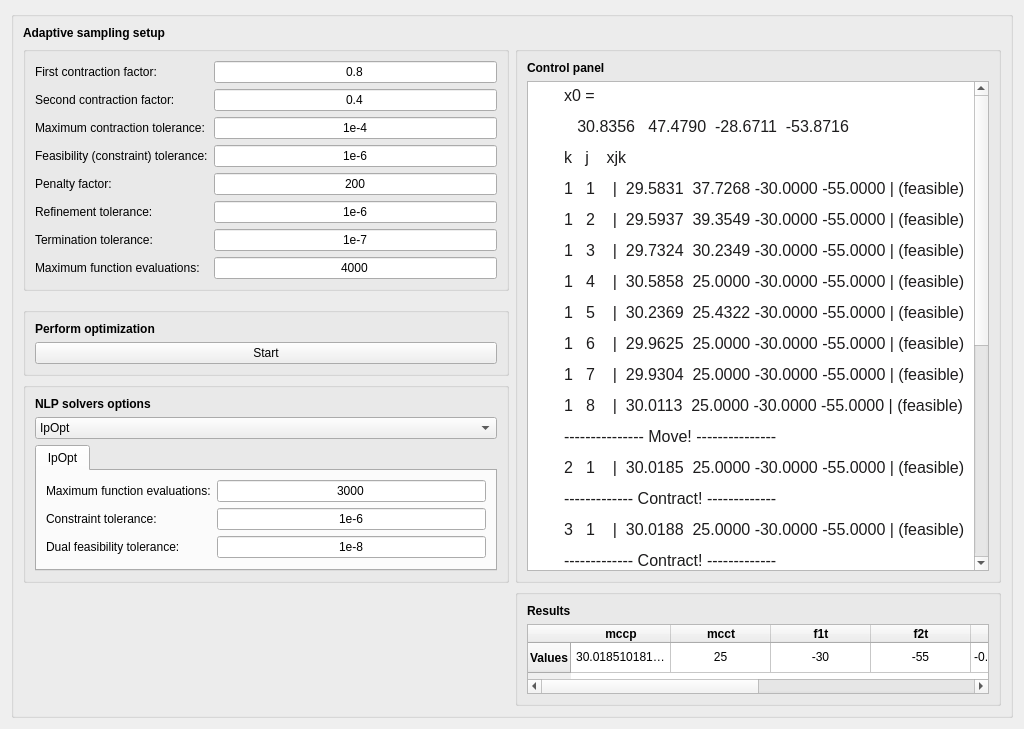
<?xml version="1.0" encoding="UTF-8"?>
<ui version="4.0">
 <class>Form</class>
 <widget class="QWidget" name="Form">
  <property name="geometry">
   <rect>
    <x>0</x>
    <y>0</y>
    <width>1024</width>
    <height>720</height>
   </rect>
  </property>
  <property name="windowTitle">
   <string>Form</string>
  </property>
  <layout class="QGridLayout" name="gridLayout">
   <item row="0" column="0">
    <widget class="QGroupBox" name="groupBox">
     <property name="title">
      <string/>
     </property>
     <layout class="QGridLayout" name="gridLayout_2">
      <item row="5" column="0">
       <spacer name="verticalSpacer_2">
        <property name="orientation">
         <enum>Qt::Vertical</enum>
        </property>
        <property name="sizeType">
         <enum>QSizePolicy::Fixed</enum>
        </property>
        <property name="sizeHint" stdset="0">
         <size>
          <width>20</width>
          <height>10</height>
         </size>
        </property>
       </spacer>
      </item>
      <item row="1" column="0">
       <widget class="QGroupBox" name="groupBox_2">
        <property name="title">
         <string/>
        </property>
        <layout class="QFormLayout" name="formLayout">
         <item row="0" column="0">
          <widget class="QLabel" name="label_2">
           <property name="text">
            <string>First contraction factor:</string>
           </property>
          </widget>
         </item>
         <item row="0" column="1">
          <widget class="QLineEdit" name="lineEdit">
           <property name="text">
            <string>0.8</string>
           </property>
           <property name="alignment">
            <set>Qt::AlignCenter</set>
           </property>
          </widget>
         </item>
         <item row="1" column="0">
          <widget class="QLabel" name="label_3">
           <property name="text">
            <string>Second contraction factor:</string>
           </property>
          </widget>
         </item>
         <item row="2" column="0">
          <widget class="QLabel" name="label_4">
           <property name="text">
            <string>Maximum contraction tolerance:</string>
           </property>
          </widget>
         </item>
         <item row="1" column="1">
          <widget class="QLineEdit" name="lineEdit_2">
           <property name="text">
            <string>0.4</string>
           </property>
           <property name="alignment">
            <set>Qt::AlignCenter</set>
           </property>
          </widget>
         </item>
         <item row="2" column="1">
          <widget class="QLineEdit" name="lineEdit_3">
           <property name="text">
            <string>1e-4</string>
           </property>
           <property name="alignment">
            <set>Qt::AlignCenter</set>
           </property>
          </widget>
         </item>
         <item row="3" column="0">
          <widget class="QLabel" name="label_5">
           <property name="text">
            <string>Feasibility (constraint) tolerance:</string>
           </property>
          </widget>
         </item>
         <item row="3" column="1">
          <widget class="QLineEdit" name="lineEdit_4">
           <property name="text">
            <string>1e-6</string>
           </property>
           <property name="alignment">
            <set>Qt::AlignCenter</set>
           </property>
          </widget>
         </item>
         <item row="4" column="0">
          <widget class="QLabel" name="label_6">
           <property name="text">
            <string>Penalty factor:</string>
           </property>
          </widget>
         </item>
         <item row="4" column="1">
          <widget class="QLineEdit" name="lineEdit_5">
           <property name="text">
            <string>200</string>
           </property>
           <property name="alignment">
            <set>Qt::AlignCenter</set>
           </property>
          </widget>
         </item>
         <item row="5" column="0">
          <widget class="QLabel" name="label_7">
           <property name="text">
            <string>Refinement tolerance:</string>
           </property>
          </widget>
         </item>
         <item row="5" column="1">
          <widget class="QLineEdit" name="lineEdit_6">
           <property name="text">
            <string>1e-6</string>
           </property>
           <property name="alignment">
            <set>Qt::AlignCenter</set>
           </property>
          </widget>
         </item>
         <item row="6" column="0">
          <widget class="QLabel" name="label_8">
           <property name="text">
            <string>Termination tolerance:</string>
           </property>
          </widget>
         </item>
         <item row="6" column="1">
          <widget class="QLineEdit" name="lineEdit_7">
           <property name="text">
            <string>1e-7</string>
           </property>
           <property name="alignment">
            <set>Qt::AlignCenter</set>
           </property>
          </widget>
         </item>
         <item row="7" column="0">
          <widget class="QLabel" name="label_11">
           <property name="text">
            <string>Maximum function evaluations:</string>
           </property>
          </widget>
         </item>
         <item row="7" column="1">
          <widget class="QLineEdit" name="lineEdit_8">
           <property name="text">
            <string>4000</string>
           </property>
           <property name="alignment">
            <set>Qt::AlignCenter</set>
           </property>
          </widget>
         </item>
        </layout>
       </widget>
      </item>
      <item row="0" column="0">
       <widget class="QLabel" name="label">
        <property name="sizePolicy">
         <sizepolicy hsizetype="Preferred" vsizetype="Fixed">
          <horstretch>0</horstretch>
          <verstretch>0</verstretch>
         </sizepolicy>
        </property>
        <property name="font">
         <font>
          <weight>75</weight>
          <bold>true</bold>
         </font>
        </property>
        <property name="text">
         <string>Adaptive sampling setup</string>
        </property>
       </widget>
      </item>
      <item row="2" column="0">
       <spacer name="verticalSpacer">
        <property name="orientation">
         <enum>Qt::Vertical</enum>
        </property>
        <property name="sizeType">
         <enum>QSizePolicy::Fixed</enum>
        </property>
        <property name="sizeHint" stdset="0">
         <size>
          <width>20</width>
          <height>10</height>
         </size>
        </property>
       </spacer>
      </item>
      <item row="3" column="0">
       <widget class="QGroupBox" name="groupBox_3">
        <property name="title">
         <string/>
        </property>
        <layout class="QGridLayout" name="gridLayout_3">
         <item row="1" column="0">
          <widget class="QPushButton" name="pushButton">
           <property name="text">
            <string>Start</string>
           </property>
          </widget>
         </item>
         <item row="0" column="0">
          <widget class="QLabel" name="label_9">
           <property name="sizePolicy">
            <sizepolicy hsizetype="Preferred" vsizetype="Fixed">
             <horstretch>0</horstretch>
             <verstretch>0</verstretch>
            </sizepolicy>
           </property>
           <property name="font">
            <font>
             <weight>75</weight>
             <bold>true</bold>
            </font>
           </property>
           <property name="text">
            <string>Perform optimization</string>
           </property>
          </widget>
         </item>
        </layout>
       </widget>
      </item>
      <item row="1" column="1" rowspan="4">
       <widget class="QGroupBox" name="groupBox_4">
        <property name="title">
         <string/>
        </property>
        <layout class="QGridLayout" name="gridLayout_4">
         <item row="1" column="0">
          <widget class="QTextBrowser" name="textBrowser">
           <property name="html">
            <string>&lt;!DOCTYPE HTML PUBLIC &quot;-//W3C//DTD HTML 4.0//EN&quot; &quot;http://www.w3.org/TR/REC-html40/strict.dtd&quot;&gt;
&lt;html&gt;&lt;head&gt;&lt;meta name=&quot;qrichtext&quot; content=&quot;1&quot; /&gt;&lt;style type=&quot;text/css&quot;&gt;
p, li { white-space: pre-wrap; }
&lt;/style&gt;&lt;/head&gt;&lt;body style=&quot; font-family:'MS Shell Dlg 2'; font-size:8.25pt; font-weight:400; font-style:normal;&quot;&gt;
&lt;p style=&quot; margin-top:12px; margin-bottom:12px; margin-left:32px; margin-right:0px; -qt-block-indent:0; text-indent:0px; background-color:#ffffff;&quot;&gt;&lt;span style=&quot; font-family:'Courier New'; font-size:12pt; color:#1d1c1d;&quot;&gt;x0 =&lt;/span&gt;&lt;/p&gt;
&lt;p style=&quot; margin-top:12px; margin-bottom:12px; margin-left:32px; margin-right:0px; -qt-block-indent:0; text-indent:0px; background-color:#ffffff;&quot;&gt;&lt;span style=&quot; font-family:'Courier New'; font-size:12pt; color:#1d1c1d;&quot;&gt;   30.8356   47.4790  -28.6711  -53.8716&lt;/span&gt;&lt;/p&gt;
&lt;p style=&quot; margin-top:12px; margin-bottom:12px; margin-left:32px; margin-right:0px; -qt-block-indent:0; text-indent:0px; background-color:#ffffff;&quot;&gt;&lt;span style=&quot; font-family:'Courier New'; font-size:12pt; color:#1d1c1d;&quot;&gt;k   j    xjk &lt;/span&gt;&lt;/p&gt;
&lt;p style=&quot; margin-top:12px; margin-bottom:12px; margin-left:32px; margin-right:0px; -qt-block-indent:0; text-indent:0px; background-color:#ffffff;&quot;&gt;&lt;span style=&quot; font-family:'Courier New'; font-size:12pt; color:#1d1c1d;&quot;&gt;1   1    |  29.5831  37.7268 -30.0000 -55.0000 | (feasible)&lt;/span&gt;&lt;/p&gt;
&lt;p style=&quot; margin-top:12px; margin-bottom:12px; margin-left:32px; margin-right:0px; -qt-block-indent:0; text-indent:0px; background-color:#ffffff;&quot;&gt;&lt;span style=&quot; font-family:'Courier New'; font-size:12pt; color:#1d1c1d;&quot;&gt;1   2    |  29.5937  39.3549 -30.0000 -55.0000 | (feasible)&lt;/span&gt;&lt;/p&gt;
&lt;p style=&quot; margin-top:12px; margin-bottom:12px; margin-left:32px; margin-right:0px; -qt-block-indent:0; text-indent:0px; background-color:#ffffff;&quot;&gt;&lt;span style=&quot; font-family:'Courier New'; font-size:12pt; color:#1d1c1d;&quot;&gt;1   3    |  29.7324  30.2349 -30.0000 -55.0000 | (feasible)&lt;/span&gt;&lt;/p&gt;
&lt;p style=&quot; margin-top:12px; margin-bottom:12px; margin-left:32px; margin-right:0px; -qt-block-indent:0; text-indent:0px; background-color:#ffffff;&quot;&gt;&lt;span style=&quot; font-family:'Courier New'; font-size:12pt; color:#1d1c1d;&quot;&gt;1   4    |  30.5858  25.0000 -30.0000 -55.0000 | (feasible)&lt;/span&gt;&lt;/p&gt;
&lt;p style=&quot; margin-top:12px; margin-bottom:12px; margin-left:32px; margin-right:0px; -qt-block-indent:0; text-indent:0px; background-color:#ffffff;&quot;&gt;&lt;span style=&quot; font-family:'Courier New'; font-size:12pt; color:#1d1c1d;&quot;&gt;1   5    |  30.2369  25.4322 -30.0000 -55.0000 | (feasible)&lt;/span&gt;&lt;/p&gt;
&lt;p style=&quot; margin-top:12px; margin-bottom:12px; margin-left:32px; margin-right:0px; -qt-block-indent:0; text-indent:0px; background-color:#ffffff;&quot;&gt;&lt;span style=&quot; font-family:'Courier New'; font-size:12pt; color:#1d1c1d;&quot;&gt;1   6    |  29.9625  25.0000 -30.0000 -55.0000 | (feasible)&lt;/span&gt;&lt;/p&gt;
&lt;p style=&quot; margin-top:12px; margin-bottom:12px; margin-left:32px; margin-right:0px; -qt-block-indent:0; text-indent:0px; background-color:#ffffff;&quot;&gt;&lt;span style=&quot; font-family:'Courier New'; font-size:12pt; color:#1d1c1d;&quot;&gt;1   7    |  29.9304  25.0000 -30.0000 -55.0000 | (feasible)&lt;/span&gt;&lt;/p&gt;
&lt;p style=&quot; margin-top:12px; margin-bottom:12px; margin-left:32px; margin-right:0px; -qt-block-indent:0; text-indent:0px; background-color:#ffffff;&quot;&gt;&lt;span style=&quot; font-family:'Courier New'; font-size:12pt; color:#1d1c1d;&quot;&gt;1   8    |  30.0113  25.0000 -30.0000 -55.0000 | (feasible)&lt;/span&gt;&lt;/p&gt;
&lt;p style=&quot; margin-top:12px; margin-bottom:12px; margin-left:32px; margin-right:0px; -qt-block-indent:0; text-indent:0px; background-color:#ffffff;&quot;&gt;&lt;span style=&quot; font-family:'Courier New'; font-size:12pt; color:#1d1c1d;&quot;&gt;--------------- Move! ---------------&lt;/span&gt;&lt;/p&gt;
&lt;p style=&quot; margin-top:12px; margin-bottom:12px; margin-left:32px; margin-right:0px; -qt-block-indent:0; text-indent:0px; background-color:#ffffff;&quot;&gt;&lt;span style=&quot; font-family:'Courier New'; font-size:12pt; color:#1d1c1d;&quot;&gt;2   1    |  30.0185  25.0000 -30.0000 -55.0000 | (feasible)&lt;/span&gt;&lt;/p&gt;
&lt;p style=&quot; margin-top:12px; margin-bottom:12px; margin-left:32px; margin-right:0px; -qt-block-indent:0; text-indent:0px; background-color:#ffffff;&quot;&gt;&lt;span style=&quot; font-family:'Courier New'; font-size:12pt; color:#1d1c1d;&quot;&gt;------------- Contract! -------------&lt;/span&gt;&lt;/p&gt;
&lt;p style=&quot; margin-top:12px; margin-bottom:12px; margin-left:32px; margin-right:0px; -qt-block-indent:0; text-indent:0px; background-color:#ffffff;&quot;&gt;&lt;span style=&quot; font-family:'Courier New'; font-size:12pt; color:#1d1c1d;&quot;&gt;3   1    |  30.0188  25.0000 -30.0000 -55.0000 | (feasible)&lt;/span&gt;&lt;/p&gt;
&lt;p style=&quot; margin-top:12px; margin-bottom:12px; margin-left:32px; margin-right:0px; -qt-block-indent:0; text-indent:0px; background-color:#ffffff;&quot;&gt;&lt;span style=&quot; font-family:'Courier New'; font-size:12pt; color:#1d1c1d;&quot;&gt;------------- Contract! -------------&lt;/span&gt;&lt;/p&gt;
&lt;p style=&quot; margin-top:12px; margin-bottom:12px; margin-left:32px; margin-right:0px; -qt-block-indent:0; text-indent:0px; background-color:#ffffff;&quot;&gt;&lt;span style=&quot; font-family:'Courier New'; font-size:12pt; color:#1d1c1d;&quot;&gt;4   1    |  30.0186  25.0000 -30.0000 -55.0000 | (feasible)&lt;/span&gt;&lt;/p&gt;
&lt;p style=&quot; margin-top:12px; margin-bottom:12px; margin-left:32px; margin-right:0px; -qt-block-indent:0; text-indent:0px; background-color:#ffffff;&quot;&gt;&lt;span style=&quot; font-family:'Courier New'; font-size:12pt; color:#1d1c1d;&quot;&gt;--------------- Move! ---------------&lt;/span&gt;&lt;/p&gt;
&lt;p style=&quot; margin-top:12px; margin-bottom:12px; margin-left:32px; margin-right:0px; -qt-block-indent:0; text-indent:0px; background-color:#ffffff;&quot;&gt;&lt;span style=&quot; font-family:'Courier New'; font-size:12pt; font-weight:600; color:#1d1c1d;&quot;&gt;Terminating program, no further improvement possible.&lt;/span&gt;&lt;/p&gt;
&lt;p style=&quot; margin-top:12px; margin-bottom:12px; margin-left:32px; margin-right:0px; -qt-block-indent:0; text-indent:0px; background-color:#ffffff;&quot;&gt;&lt;span style=&quot; font-family:'Courier New'; font-size:12pt; font-weight:600; color:#1d1c1d;&quot;&gt;xlhs&lt;/span&gt;&lt;span style=&quot; font-family:'Courier New'; font-size:12pt; color:#1d1c1d;&quot;&gt;	30.0185   25.0000  -30.0000  -55.0000&lt;/span&gt;&lt;/p&gt;
&lt;p style=&quot; margin-top:12px; margin-bottom:12px; margin-left:32px; margin-right:0px; -qt-block-indent:0; text-indent:0px; background-color:#ffffff;&quot;&gt;&lt;span style=&quot; font-family:'Courier New'; font-size:12pt; font-weight:600; color:#1d1c1d;&quot;&gt;j&lt;/span&gt;&lt;span style=&quot; font-family:'Courier New'; font-size:12pt; color:#1d1c1d;&quot;&gt;	112.3691&lt;/span&gt;&lt;/p&gt;
&lt;p style=&quot; margin-top:12px; margin-bottom:12px; margin-left:32px; margin-right:0px; -qt-block-indent:0; text-indent:0px; background-color:#ffffff;&quot;&gt;&lt;span style=&quot; font-family:'Courier New'; font-size:12pt; font-weight:600; color:#1d1c1d;&quot;&gt;Best feasible value found: 112.369071&lt;/span&gt;&lt;/p&gt;
&lt;p style=&quot; margin-top:12px; margin-bottom:12px; margin-left:32px; margin-right:0px; -qt-block-indent:0; text-indent:0px; background-color:#ffffff;&quot;&gt;&lt;span style=&quot; font-family:'Courier New'; font-size:12pt; font-weight:600; color:#1d1c1d;&quot;&gt;at point&lt;/span&gt;&lt;/p&gt;
&lt;p style=&quot; margin-top:12px; margin-bottom:12px; margin-left:32px; margin-right:0px; -qt-block-indent:0; text-indent:0px; background-color:#ffffff;&quot;&gt;&lt;span style=&quot; font-family:'Courier New'; font-size:12pt; font-weight:600; color:#1d1c1d;&quot;&gt;   30.0185   25.0000  -30.0000  -55.0000&lt;/span&gt;&lt;/p&gt;
&lt;p style=&quot; margin-top:12px; margin-bottom:12px; margin-left:32px; margin-right:0px; -qt-block-indent:0; text-indent:0px; background-color:#ffffff;&quot;&gt;&lt;span style=&quot; font-family:'Courier New'; font-size:12pt; font-weight:600; color:#1d1c1d;&quot;&gt;5 of points are within 0.5% euclidian range of this point based on&lt;/span&gt;&lt;/p&gt;
&lt;p style=&quot; margin-top:12px; margin-bottom:12px; margin-left:32px; margin-right:0px; -qt-block-indent:0; text-indent:0px; background-color:#ffffff;&quot;&gt;&lt;span style=&quot; font-family:'Courier New'; font-size:12pt; font-weight:600; color:#1d1c1d;&quot;&gt;original domain&lt;/span&gt;&lt;/p&gt;
&lt;p style=&quot; margin-top:12px; margin-bottom:12px; margin-left:32px; margin-right:0px; -qt-block-indent:0; text-indent:0px; background-color:#ffffff;&quot;&gt;&lt;span style=&quot; font-family:'Courier New'; font-size:12pt; font-weight:600; color:#1d1c1d;&quot;&gt;Number of funcion evaluations: 11&lt;/span&gt;&lt;/p&gt;
&lt;p style=&quot; margin-top:12px; margin-bottom:12px; margin-left:32px; margin-right:0px; -qt-block-indent:0; text-indent:0px; background-color:#ffffff;&quot;&gt;&lt;span style=&quot; font-family:'Courier New'; font-size:12pt; font-weight:600; color:#1d1c1d;&quot;&gt;Elapsed time is 14.854525 seconds.&lt;/span&gt;&lt;/p&gt;&lt;/body&gt;&lt;/html&gt;</string>
           </property>
          </widget>
         </item>
         <item row="0" column="0">
          <widget class="QLabel" name="label_10">
           <property name="font">
            <font>
             <weight>75</weight>
             <bold>true</bold>
            </font>
           </property>
           <property name="text">
            <string>Control panel</string>
           </property>
          </widget>
         </item>
        </layout>
       </widget>
      </item>
      <item row="4" column="0">
       <widget class="QGroupBox" name="groupBox_5">
        <property name="title">
         <string/>
        </property>
        <layout class="QGridLayout" name="gridLayout_5">
         <item row="2" column="0">
          <widget class="QTabWidget" name="tabWidget">
           <property name="enabled">
            <bool>true</bool>
           </property>
           <property name="currentIndex">
            <number>0</number>
           </property>
           <widget class="QWidget" name="tab">
            <attribute name="title">
             <string>IpOpt</string>
            </attribute>
            <layout class="QFormLayout" name="formLayout_2">
             <item row="0" column="0">
              <widget class="QLabel" name="label_13">
               <property name="text">
                <string>Maximum function evaluations:</string>
               </property>
              </widget>
             </item>
             <item row="0" column="1">
              <widget class="QLineEdit" name="lineEdit_9">
               <property name="text">
                <string>3000</string>
               </property>
               <property name="alignment">
                <set>Qt::AlignCenter</set>
               </property>
              </widget>
             </item>
             <item row="1" column="0">
              <widget class="QLabel" name="label_14">
               <property name="text">
                <string>Constraint tolerance:</string>
               </property>
              </widget>
             </item>
             <item row="1" column="1">
              <widget class="QLineEdit" name="lineEdit_10">
               <property name="text">
                <string>1e-6</string>
               </property>
               <property name="alignment">
                <set>Qt::AlignCenter</set>
               </property>
              </widget>
             </item>
             <item row="2" column="0">
              <widget class="QLabel" name="label_16">
               <property name="text">
                <string>Dual feasibility tolerance:</string>
               </property>
              </widget>
             </item>
             <item row="2" column="1">
              <widget class="QLineEdit" name="lineEdit_11">
               <property name="text">
                <string>1e-8</string>
               </property>
               <property name="alignment">
                <set>Qt::AlignCenter</set>
               </property>
              </widget>
             </item>
            </layout>
           </widget>
          </widget>
         </item>
         <item row="0" column="0">
          <widget class="QLabel" name="label_12">
           <property name="font">
            <font>
             <weight>75</weight>
             <bold>true</bold>
            </font>
           </property>
           <property name="text">
            <string>NLP solvers options</string>
           </property>
          </widget>
         </item>
         <item row="1" column="0">
          <widget class="QComboBox" name="comboBox">
           <property name="currentIndex">
            <number>1</number>
           </property>
           <item>
            <property name="text">
             <string>Choose NLP solver</string>
            </property>
           </item>
           <item>
            <property name="text">
             <string>IpOpt</string>
            </property>
           </item>
          </widget>
         </item>
        </layout>
       </widget>
      </item>
      <item row="5" column="1">
       <widget class="QGroupBox" name="groupBox_6">
        <property name="title">
         <string/>
        </property>
        <layout class="QGridLayout" name="gridLayout_6">
         <item row="0" column="0">
          <widget class="QLabel" name="label_15">
           <property name="font">
            <font>
             <weight>75</weight>
             <bold>true</bold>
            </font>
           </property>
           <property name="text">
            <string>Results</string>
           </property>
          </widget>
         </item>
         <item row="1" column="0">
          <widget class="QTableWidget" name="tableWidget">
           <row>
            <property name="text">
             <string>Values</string>
            </property>
            <property name="font">
             <font>
              <weight>75</weight>
              <bold>true</bold>
             </font>
            </property>
           </row>
           <column>
            <property name="text">
             <string>mccp</string>
            </property>
            <property name="font">
             <font>
              <weight>75</weight>
              <bold>true</bold>
             </font>
            </property>
           </column>
           <column>
            <property name="text">
             <string>mcct</string>
            </property>
            <property name="font">
             <font>
              <weight>75</weight>
              <bold>true</bold>
             </font>
            </property>
           </column>
           <column>
            <property name="text">
             <string>f1t</string>
            </property>
            <property name="font">
             <font>
              <weight>75</weight>
              <bold>true</bold>
             </font>
            </property>
           </column>
           <column>
            <property name="text">
             <string>f2t</string>
            </property>
            <property name="font">
             <font>
              <weight>75</weight>
              <bold>true</bold>
             </font>
            </property>
           </column>
           <column>
            <property name="text">
             <string>co2rr</string>
            </property>
            <property name="font">
             <font>
              <weight>75</weight>
              <bold>true</bold>
             </font>
            </property>
           </column>
           <column>
            <property name="text">
             <string>s8rest</string>
            </property>
            <property name="font">
             <font>
              <weight>75</weight>
              <bold>true</bold>
             </font>
            </property>
           </column>
           <column>
            <property name="text">
             <string>xco2rest</string>
            </property>
            <property name="font">
             <font>
              <weight>75</weight>
              <bold>true</bold>
             </font>
            </property>
           </column>
           <column>
            <property name="text">
             <string>j</string>
            </property>
            <property name="font">
             <font>
              <weight>75</weight>
              <bold>true</bold>
             </font>
            </property>
           </column>
           <item row="0" column="0">
            <property name="text">
             <string>30.0185101813521</string>
            </property>
            <property name="textAlignment">
             <set>AlignCenter</set>
            </property>
           </item>
           <item row="0" column="1">
            <property name="text">
             <string>25</string>
            </property>
            <property name="textAlignment">
             <set>AlignCenter</set>
            </property>
           </item>
           <item row="0" column="2">
            <property name="text">
             <string>-30</string>
            </property>
            <property name="textAlignment">
             <set>AlignCenter</set>
            </property>
           </item>
           <item row="0" column="3">
            <property name="text">
             <string>-55</string>
            </property>
            <property name="textAlignment">
             <set>AlignCenter</set>
            </property>
           </item>
           <item row="0" column="4">
            <property name="text">
             <string>-0.00741042600000008</string>
            </property>
            <property name="textAlignment">
             <set>AlignCenter</set>
            </property>
           </item>
           <item row="0" column="5">
            <property name="text">
             <string>-0.758047400000002</string>
            </property>
            <property name="textAlignment">
             <set>AlignCenter</set>
            </property>
           </item>
           <item row="0" column="6">
            <property name="text">
             <string>-0.0657042531899496</string>
            </property>
            <property name="textAlignment">
             <set>AlignCenter</set>
            </property>
           </item>
           <item row="0" column="7">
            <property name="text">
             <string>112.369070980866</string>
            </property>
            <property name="textAlignment">
             <set>AlignCenter</set>
            </property>
           </item>
          </widget>
         </item>
        </layout>
       </widget>
      </item>
     </layout>
    </widget>
   </item>
  </layout>
 </widget>
 <resources/>
 <connections/>
</ui>
